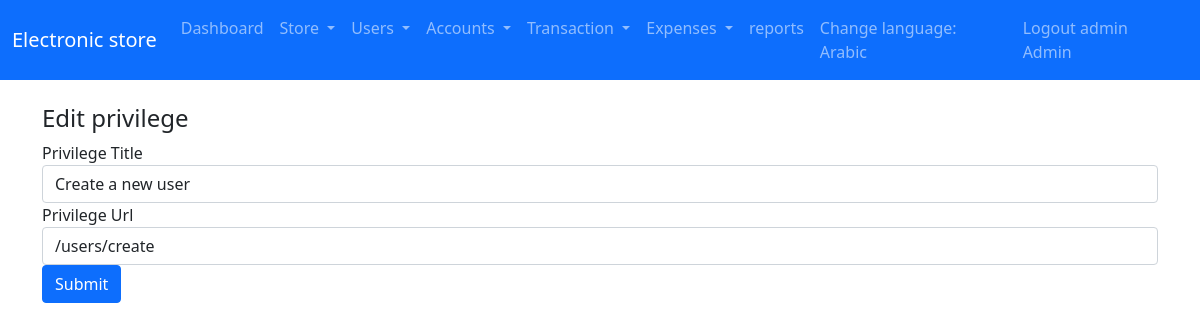
Screenshot of /usersprivileges/edit/5 (signed in) with the database file from the repository.
### tables this page shows
CREATE TABLE `app_users_privileges` (
  `id` tinyint UNSIGNED NOT NULL,
  `privilege_url` varchar(30) NOT NULL,
  `privilege_title` varchar(30) NOT NULL
);

### app/controllers/abstractcontroller.php (called while the page is built, shortened)
<?php
class AbstractController
{
	protected $_controller;
	protected $_action;
    protected $_template;
    protected $_registry;
    protected $_data = [];
	public function setController($controllerName)
	{
		$this->_controller = $controllerName;
	}
	public function setAction($actionName)
	{
		$this->_action = $actionName;
	}
    public function setTemplate($template)
    {
        $this->_template = $template;
    }
    public function setRegistry($registry)
    {
        $this->_registry = $registry;
    }
	protected function _view()
	{
		$view = VIEWS_PATH . $this->_controller . DS . $this->_action . '.view.php';
				$this->_data = array_merge($this->_data , $this->language->getDictionary());
                $this->_template->setRegistry($this->_registry);
                $this->_template->setActionViewFile($view);
                $this->_template->setAppData($this->_data);
                $this->_template->renderApp();
	}
}

### app/controllers/usersprivilegescontroller.php (called while the page is built, shortened)
<?php
class UsersPrivilegesController extends AbstractController
{
		public function editAction()
	{
		$id = $this->filterInt($this->_params[0]);
		$privilege = UsersPrivilegesModel::getByPK($id);
        $this->_view();
	}
}

### app/lib/frontcontroller.php (called while the page is built, shortened)
<?php
class FrontController
{
    private $_controller = 'index';
    private $_action = 'default';
    private $_params = array();
    private $_template;
    private $_registry;
	public function __construct(Template $template, Registry $registry , Authentication $auth)
	{
        $this->_template = $template;
        $this->_registry = $registry;
	}
    private function _parseUrl()
    {
        $url = parse_url($_SERVER['REQUEST_URI'], PHP_URL_PATH);
        $url = trim($url, '/');
        $url = explode('/',$url , 3);
        if(isset($url[0]) && $url[0] != '') {
            $this->_controller = $url[0];
        }
        if(isset($url[1]) && $url[1] != '') {
            $this->_action = $url[1];
        }
        if(isset($url[2]) && $url[2] != '') {
            $this->_params = explode('/', $url[2]);
        }
    }
    public function dispatch()
    {
	  $actionName = $this->_action . 'Action';
	 $controller = new $controllerClassName;
	 $controller->setController($this->_controller);
	 $controller->setAction($this->_action);
	 $controller->setParams($this->_params);
     $controller->setTemplate($this->_template);
     $controller->setRegistry($this->_registry);
	 $controller->$actionName();
    }
}

### public/index.php (called while the page is built, shortened)
<?php
require_once APP_PATH. DS .'lib/autoload.php';
$session = new LIB\SessionManager();
$session->start();
$template_parts = require_once APP_PATH . DS . 'config' . DS . 'templateconfig.php';
$template = new LIB\Template($template_parts);
$language = new LIB\Language();
$registry = Registry::getInstance();
$registry->session = $session;
$registry->language = $language;
$messenger = Messenger::getInstance($session);
$registry->messenger = $messenger;
$authentication = Authentication::getInstance($session);
$frontController = new FrontController($template,$registry,$authentication);
$frontController->dispatch();

### app/lib/autoload.php (called while the page is built, shortened)
<?php
class AutoLoad
{
	public static function autoload($className)
	{
		$className = str_replace('PHPMVC' , '' , $className);
		$className = str_replace('\\' , '/' , $className);
		$className = strtolower($className);
		$className = $className . '.php';
	}
}

### app/lib/database/databasehandler.php (called while the page is built, shortened)
<?php
abstract class DatabaseHandler
{
    public static function factory()
    {
        $driver = DATABASE_CONN_DRIVER;
        if ($driver == self::DATABASE_DRIVER_POD) {
            return PDODatabaseHandler::getInstance();
        } elseif ($driver == self::DATABASE_DRIVER_MYSQLI) {
            return MySQLiDatabaseHandler::getInstance();
        }
    }
}

### app/lib/database/pdodatabasehandler.php (called while the page is built, shortened)
<?php
class PDODatabaseHandler extends DatabaseHandler
{
    private static $_instance;
    private static $_handler;
    public function __call($name, $arguments)
    {
        return call_user_func_array(array(&self::$_handler, $name), $arguments);
    }
    protected static function init()
    {
        try {
            self::$_handler = new \PDO(
                'mysql:host=' . DATABASE_HOST_NAME . ';dbname=' . DATABASE_DB_NAME,
                DATABASE_USER_NAME, DATABASE_PASSWORD, array(
                    \PDO::ATTR_ERRMODE => \PDO::ERRMODE_WARNING,
                    \PDO::MYSQL_ATTR_INIT_COMMAND => 'SET NAMES utf8'
                )
            );
        } catch (\PDOException $e) {
echo "not connected";
        }
    }
    public static function getInstance()
    {
        if(self::$_instance === null) {
            self::$_instance = new self();
        }
        return self::$_instance;
    }
}

### app/models/abstractmodel.php (called while the page is built, shortened)
<?php
class AbstractModel
{
    public static function getByPK($pk)
    {
        $sql = 'SELECT * FROM ' . static::$tableName . '  WHERE ' . static::$primaryKey . ' = "' . $pk . '"';
        $stmt = DatabaseHandler::factory()->prepare($sql);
        if ($stmt->execute() === true) {
            if(method_exists(get_called_class(), '__construct')) {
                $obj = $stmt->fetchAll(\PDO::FETCH_CLASS | \PDO::FETCH_PROPS_LATE, get_called_class(), array_keys(static::$tableSchema));
            } else {
                $obj = $stmt->fetchAll(\PDO::FETCH_CLASS, get_called_class());
            }
            return !empty($obj) ? array_shift($obj) : false;
        }
        return false;
    }
}

### app/views/usersprivileges/edit.view.php (the view)
  <div class="container">
           <h4><?= @$text_header?></h4>
		<form method="post" enctype="application/x-www-form-urlencoded" >
		  <div class="form-group">
			<label for="privilege_title"><?=@$text_users_privilege_title?></label>
			<input type="text" class="form-control" name="privilege_title" id="privilege_title" maxlength="30" value="<?=$users_privileges->privilege_title?>" required>
		  </div>
		  <div class="form-group">
			<label for="privilege_url"><?=@$text_users_privilege_url?></label>
			<input type="text" class="form-control" name="privilege_url" id="privilege_url" maxlength="30" value="<?=$users_privileges->privilege_url?>" required>
		  </div>
		  <button type="submit" name="submit" class="btn btn-primary">Submit</button>
		</form>
</div>

### app/lib/template.php (shortened to what this page needs)
<?php
class Template
{
    private $_templateParts;
    private $_action_view;
	public function __construct(array $parts)
    {
        $this->_templateParts = $parts;
    }
    public function setActionViewFile($path)
    {
       $this->_action_view = $path;
    }
    private function renderTemplateHeaderStart()
    {
        require_once TEMPLATE_PATH . 'templateheadstart.php';
    }
     private function renderTemplateHeaderEnd()
    {
        require_once TEMPLATE_PATH . 'templateheadend.php';
    }
     private function renderTemplateFooter()
    {
        require_once TEMPLATE_PATH . 'templatefooter.php';
    }
    private function renderTemplateBlooks()
    {
        if(!array_key_exists('template' , $this->_templateParts)) {
            trigger_error('Sorry you have to define the template blocks' , E_USER_WARNING);
        } else {
            $parts = $this->_templateParts['template'];
            if(!empty($parts)) {
                foreach ($parts as $partkey => $filePath) {
                    if($partkey== ':view') {
                        require_once $this->_action_view;
                    } else {
                        require_once $filePath;
                    }
                }
            }
        }
    }
    public function renderApp()
    {
        $this->renderTemplateBlooks();
    }
}

### rows the page displays
app_users_privileges: privilege_title "Create a new user", privilege_url "/users/create"
